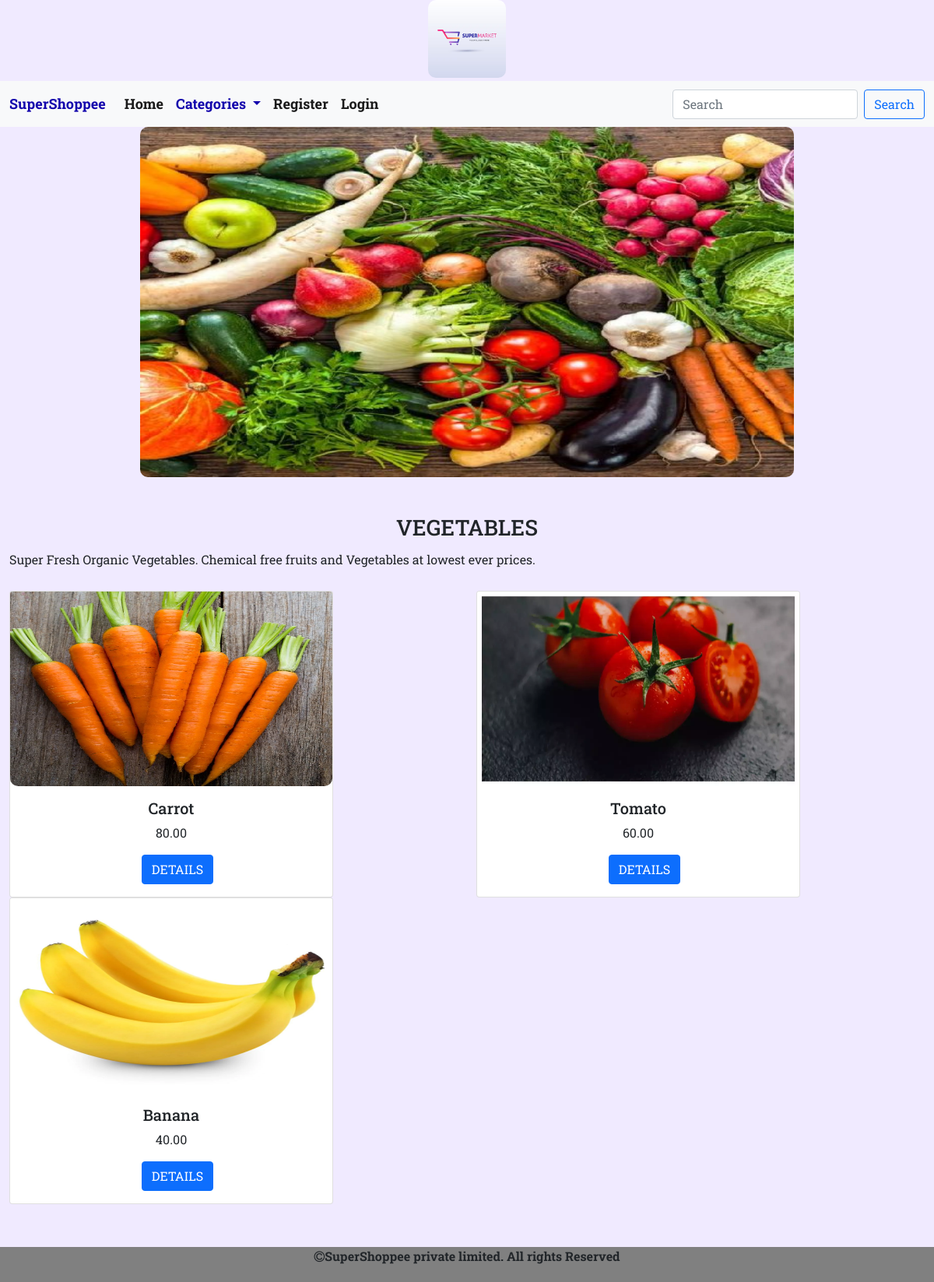
The page /allproducts/Vegetables on the database its author committed.
### shop/models.py (models this page shows, shortened)
class Category(models.Model):
    cname=models.CharField(max_length=200)
    description=models.TextField()
    image=models.ImageField(upload_to='shop/category',null=True,blank=True)

class Product(models.Model):
    pname =models.CharField(max_length=200)
    description=models.TextField()
    image = models.ImageField(upload_to='shop/product', null=True, blank=True)
    price=models.DecimalField(max_digits=10,decimal_places=2)
    category=models.ForeignKey(Category,on_delete=models.CASCADE)
    stock=models.IntegerField()
    available=models.BooleanField(default=True)
    created=models.DateTimeField(auto_now_add=True)
    updated=models.DateTimeField(auto_now=True)

### shop/views.py (the view)
# urls.py: path('allproducts/<c>',views.allproducts,name="allproducts"),
def allproducts(request,c):
    p=Product.objects.filter(category__cname=c)
    category=Category.objects.get(cname=c)
    return render(request,'products.html',{'p':p,'category':category})

### cart/context_processors.py (called while the page is built, shortened)
def counter(request):
    item_count=0
    return{'count':item_count}

### shop/context_processors.py (called while the page is built)
def menu_links(request):
    links=Category.objects.all()
    return {'links':links}

### templates/products.html
<!DOCTYPE html>
{% extends 'base.html' %}
{% load static %}
{% block content %}
<center>
<div>
    <img src="{{category.image.url}}" height="450px" width="70%">
</div></center>
<div class="container-fluid mt-5" style="">
    <h3 class="text-center mb-2 text-uppercase">{{category.cname}}</h3>
    <p style="text-align:justify;line-height:2;">{{category.description}}</p>
</div>
<div class="container-fluid mt-4" style="margin-bottom:100px;">
    <div class="row">
        {% for i in p %}
        <div class="col-sm-6">
        <div class="card" style="width: 26rem;">
  <img src="{{i.image.url}}" class="card-img-top" height="250px" width="100%" alt="...">
  <div class="card-body">
    <h5 class="card-title text-center">{{i.pname}}</h5>
      <p class="card-text text-center">{{i.price}}</p>
    <a href="{% url 'shop:detail' i.pname %}" style="position:relative;left:40%;" class="btn btn-primary">DETAILS</a>
  </div>
        </div></div>
        {% endfor %}
    </div>
</div>
{% endblock %}

### templates/base.html (shortened to what this page needs)
<!DOCTYPE html>
{% load static %}
<html lang="en">
<head>
    <link href="https://cdn.jsdelivr.net/npm/bootstrap@5.0.2/dist/css/bootstrap.min.css" rel="stylesheet">
    <link rel="stylesheet" href="{% static 'css/style.css' %}">
    <link rel="stylesheet" href="https://cdnjs.cloudflare.com/ajax/libs/font-awesome/4.7.0/css/font-awesome.min.css">
</head>
<body>
<header>
<div class="container-fluid">
     <center>
       <img src="{% static 'images/logo5.avif' %}" height="100p" width="100px" ">
     </center>
</div>
<nav class="navbar navbar-expand-lg navbar-light bg-light mt-1">
  <div class="container-fluid">
    <a class="navbar-brand" href="#">SuperShoppee</a>
    <div class="collapse navbar-collapse" id="navbarSupportedContent">
      <ul class="navbar-nav me-auto mb-2 mb-lg-0">
        <li class="nav-item">
          <a class="nav-link active" aria-current="page" href="{% url 'shop:allprodcat' %}">Home</a>
        </li>
        <li class="nav-item dropdown">
          <a class="nav-link dropdown-toggle" href="#" id="navbarDropdown" role="button" data-bs-toggle="dropdown" aria-expanded="false">
            Categories
          </a>
          </li>
              {% if user.is_authenticated %}
          {% if user.is_superuser != True %}
           <li class="nav-item">
           <a class="nav-link active" aria-current="page" href="{% url 'cart:cart_view' %}"><i class="fa fa-shopping-cart" aria-hidden="true"></i>{{count}}</a>
           </li>
            <li class="nav-item">
          <a class="nav-link active" aria-current="page" href="{% url 'cart:order_status' %}">Your Orders</a>
        </li>
          {% endif %}
           <li class="nav-item">
           <a class="nav-link active" aria-current="page" href="{% url 'shop:logout' %}">Logout</a>
           </li>
          {% else %}
           <li class="nav-item">
          <a class="nav-link active" aria-current="page" href="{% url 'shop:register' %}">Register</a>
        </li>
           <li class="nav-item">
          <a class="nav-link active" aria-current="page" href="{% url 'shop:login' %}">Login</a>
        </li>
          {% endif %}
      </ul>
      <form class="d-flex" method="POST" action="{% url 'search:searchresult' %}">
        <input class="form-control me-2" type="search" name="q" placeholder="Search" aria-label="Search">
        <button class="btn btn-outline-primary" type="submit">Search</button>
      </form>
    </div>
  </div>
</nav>
</header>
{% block content %}
{% endblock %}
<footer>
    <div class="footer">
        <p><i class="fa fa-copyright"></i>SuperShoppee private limited. All rights Reserved</p>
    </div>
</footer>
</body>
</html>

### static/css/style.css (style rules this page uses)
body { background-color: #f0eaff; font-family: 'Roboto Slab', serif; }
.navbar-light .navbar-nav .nav-link,.navbar-light .navbar-brand,.nav-link { color: #1202AC; font-size:18px; font-weight:bold; }
.footer { height:45px; width:100%; background-color:grey; position:fixed; left:0; bottom:0; font-weight:bold; text-align:center }
img { border-radius: 10px; }

### rows shown on the page
Category: image (picture), cname "VEGETABLES", description "Super Fresh Organic Vegetables. Chemical free fruits and Vegetables at lowest ever prices."
Product: image (picture), pname "Carrot", price "80.00"
Product: image (picture), pname "Tomato", price "60.00"
Product: image (picture), pname "Banana", price "40.00"
